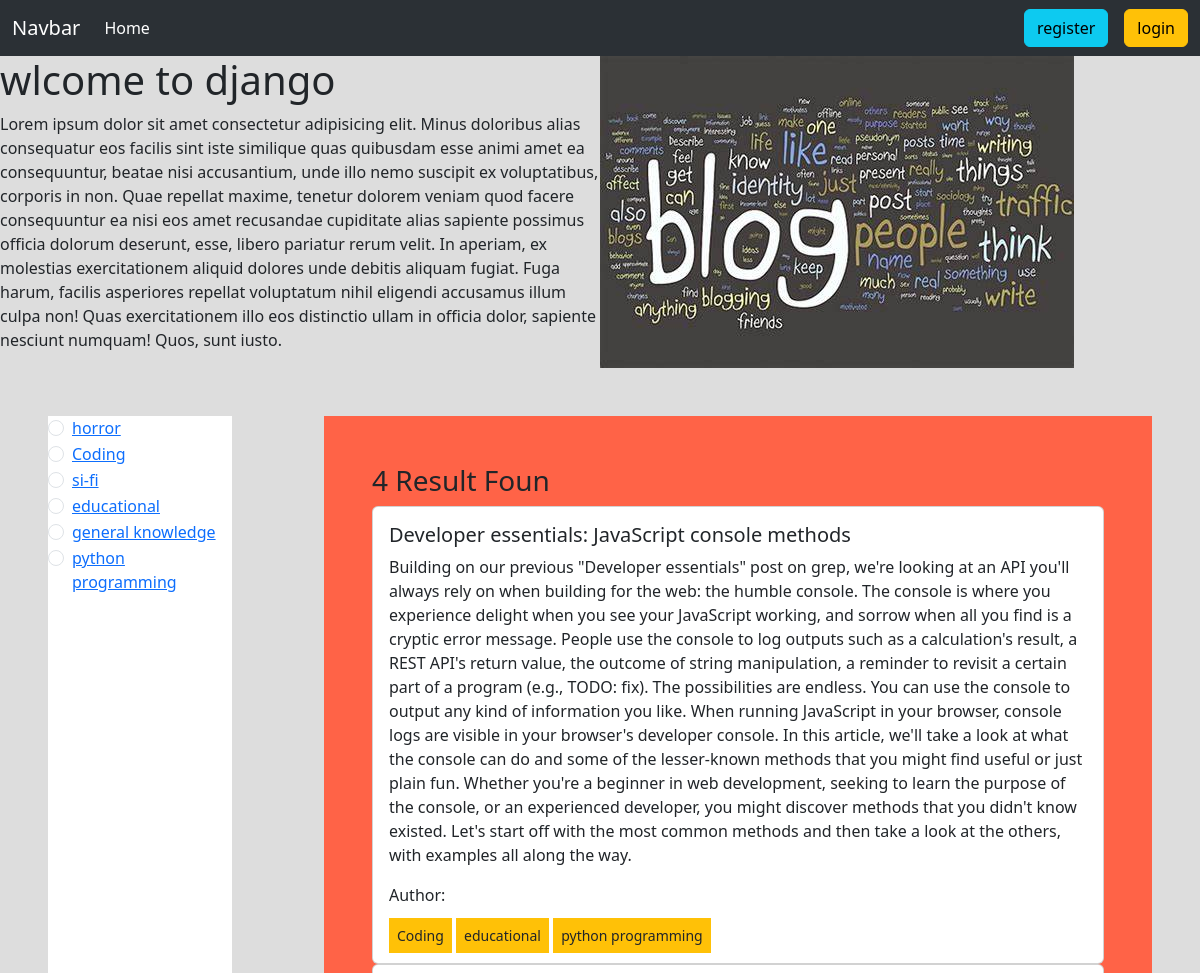
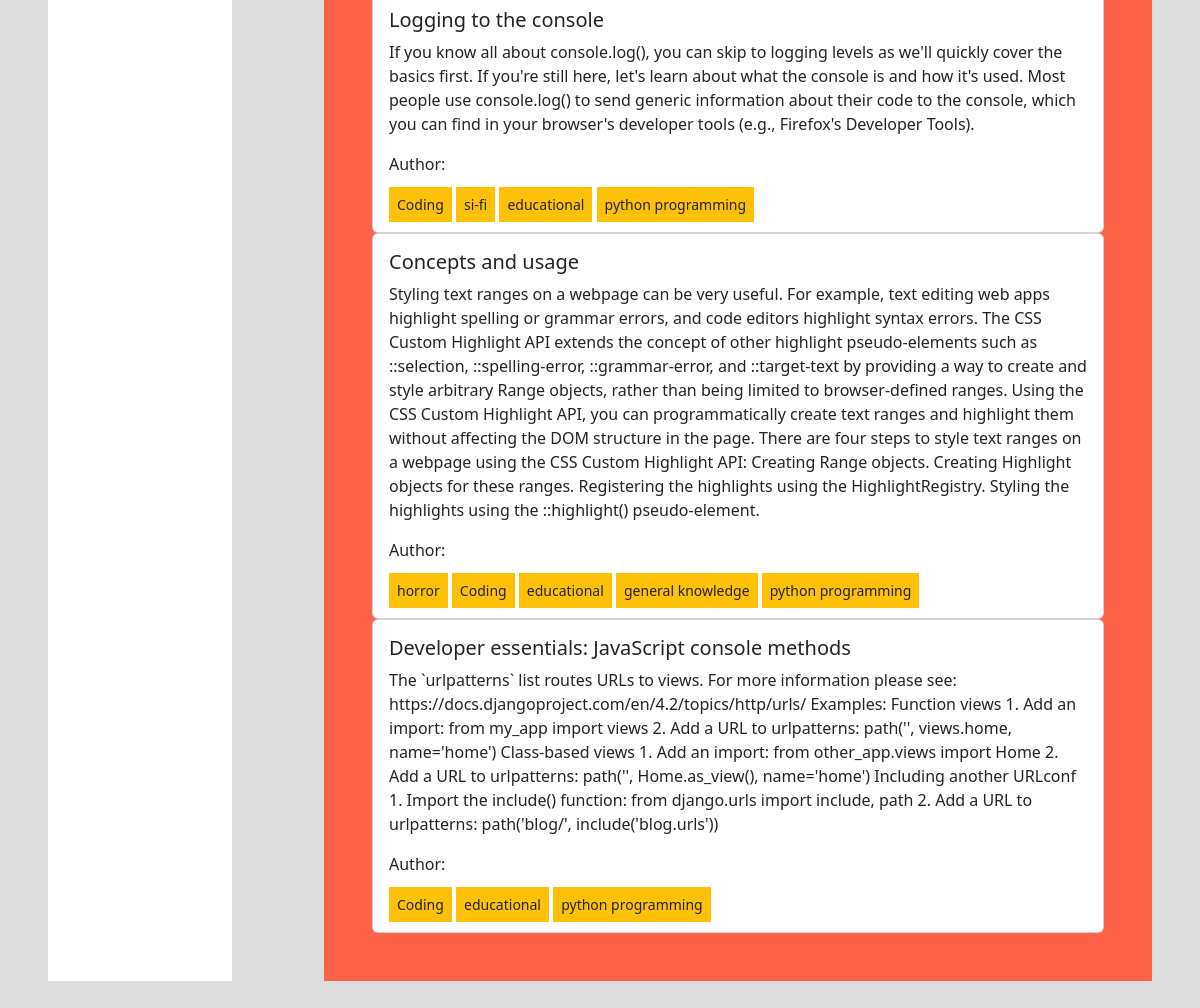
/category/coding/, run on the app's committed database (2 pictures, top to bottom).
### categories/models.py (models this page shows, shortened)
class Category(models.Model):
    name = models.CharField(max_length=100)
    slug = models.SlugField(max_length=100,unique=True, null=True, blank=True)

### posts/models.py (models this page shows, shortened)
class Post(models.Model):
    title = models.CharField(max_length=100)
    content = models.TextField()
    category = models.ManyToManyField(Category)
    author = models.ForeignKey(User, on_delete=models.CASCADE)

### blog_project/views.py (the view)
# urls.py: 2. Add a URL to urlpatterns:  path('', views.home, name='home')
def home(request, category_slug = None):
    data = Post.objects.all()
    if category_slug is not None:
        category = Category.objects.get(slug = category_slug)
        data = Post.objects.filter(category=category)
    categories = Category.objects.all()
    return render(request, 'home.html', {'data': data, 'category': categories})

### templates/home.html
{% extends 'base.html' %} {% load static %} {% block content %}
<div class="d-flex flex-wrap">
  <div class="col-6">
    <h1>wlcome to django</h1>
    <p>Lorem ipsum dolor sit amet consectetur adipisicing elit. Minus doloribus alias consequatur eos facilis sint iste similique quas quibusdam esse animi amet ea consequuntur, beatae nisi accusantium, unde illo nemo suscipit ex voluptatibus, corporis in non. Quae repellat maxime, tenetur dolorem veniam quod facere consequuntur ea nisi eos amet recusandae cupiditate alias sapiente possimus officia dolorum deserunt, esse, libero pariatur rerum velit. In aperiam, ex molestias exercitationem aliquid dolores unde debitis aliquam fugiat. Fuga harum, facilis asperiores repellat voluptatum nihil eligendi accusamus illum culpa non! Quas exercitationem illo eos distinctio ullam in officia dolor, sapiente nesciunt numquam! Quos, sunt iusto.</p>
  </div>
  <div class="col-6">
    <img src="{% static 'OIP.jpeg' %}" alt="">
  </div>
</div>
<div style="" class="mt-5">
  <div class="d-flex flex-wrap m-5">
    <div class="col-2" style="background-color: #ffff;">
      {% for cat in category %}
      <div class="form-check">
        <input
          class="form-check-input"
          type="radio"
          name="category"
          id="{{cat.id}}"
        />
        <label class="form-check-label" for="{{cat.id}}">
          <a href="{% url 'category_post' cat.slug %}">{{cat.name}}</a>
        </label>
      </div>
      {% endfor %}
    </div>
    <div class="col-1"></div>
    <div class="col-9 p-5" style="background-color: tomato;">
      <h3>{{ data | length }} Result Foun</h3>
      <div class="row">
        <div class=" mb-3 mb-sm-0">
          {% for post in data %}
          <div class="card">
            <div class="card-body">
              <h5 class="card-title">{{post.title}}</h5>
              <p class="card-text">{{post.content}}</p>
              <p>
                Author: {{post.author.first_name}} {{post.author.last_name}}
              </p>
              {% for item in post.category.all %}
              <small class="bg-warning p-2">{{item.name}}</small>
              {% endfor %}
            </div>
          </div>
          {% endfor %}
        </div>
      </div>
    </div>
  </div>
</div>
{% endblock %}

### data on the page
Category: name "horror"
Category: name "Coding"
Category: name "si-fi"
Category: name "educational"
Category: name "general knowledge"
Category: name "python programming"
Post: title "Developer essentials: JavaScript console methods", content "Building on our previous \"Developer essentials\" post on grep, we're looking at an API you'll always rely on when building for the web: the humble console. The console is where you experience delight when you see your JavaScript working, and sorrow when all you find is a cryptic error message. People use the console to log outputs such as a calculation's result, a REST API's return value, the outcome of string manipulation, a reminder to revisit a certain part of a program (e.g., TODO: fix). The possibilities are endless. You can use the console to output any kind of information you like. When running JavaScript in your browser, console logs are visible in your browser's developer console.…"
Post: title "Logging to the console", content "If you know all about console.log(), you can skip to logging levels as we'll quickly cover the basics first. If you're still here, let's learn about what the console is and how it's used. Most people use console.log() to send generic information about their code to the console, which you can find in your browser's developer tools (e.g., Firefox's Developer Tools)."
Post: title "Concepts and usage", content "Styling text ranges on a webpage can be very useful. For example, text editing web apps highlight spelling or grammar errors, and code editors highlight syntax errors. The CSS Custom Highlight API extends the concept of other highlight pseudo-elements such as ::selection, ::spelling-error, ::grammar-error, and ::target-text by providing a way to create and style arbitrary Range objects, rather than being limited to browser-defined ranges. Using the CSS Custom Highlight API, you can programmatically create text ranges and highlight them without affecting the DOM structure in the page. There are four steps to style text ranges on a webpage using the CSS Custom Highlight API: Creating Range…"
Post: title "Developer essentials: JavaScript console methods", content "The `urlpatterns` list routes URLs to views. For more information please see: https://docs.djangoproject.com/en/4.2/topics/http/urls/ Examples: Function views 1. Add an import: from my_app import views 2. Add a URL to urlpatterns: path('', views.home, name='home') Class-based views 1. Add an import: from other_app.views import Home 2. Add a URL to urlpatterns: path('', Home.as_view(), name='home') Including another URLconf 1. Import the include() function: from django.urls import include, path 2. Add a URL to urlpatterns: path('blog/', include('blog.urls'))"

### other printed values
{{ data | length }} "4"
